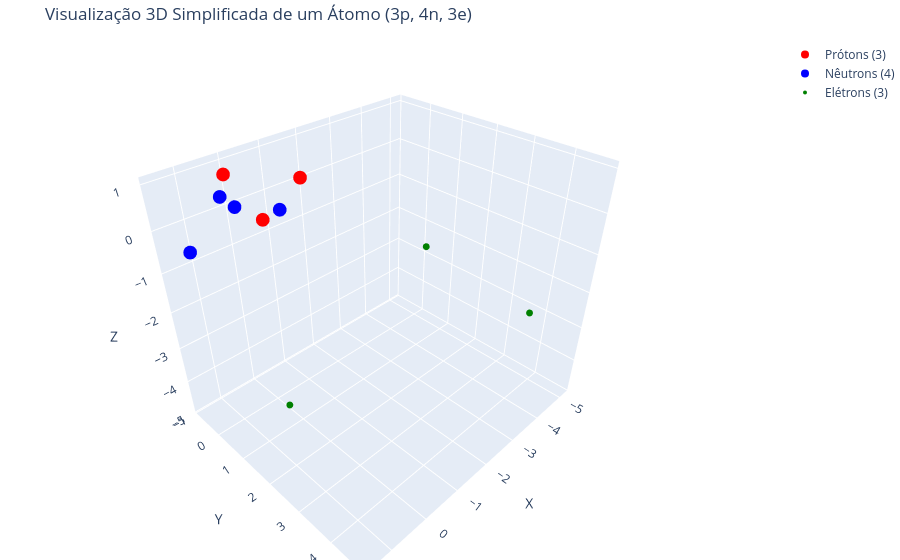

The notebook cell this image was saved under:
### Code cell
import plotly.graph_objects as go
import numpy as np

def visualizar_atomo_3d(num_protons, num_neutrons, num_eletrons):
    """
    Gera uma visualização 3D simplificada de um átomo com Plotly.

    Argumentos:
        num_protons (int): Número de prótons.
        num_neutrons (int): Número de nêutrons.
        num_eletrons (int): Número de elétrons.
    """

    # --- Parâmetros ---
    raio_nucleo = 0.5  # Quão 'espalhado' o núcleo é visualmente
    raio_eletrosfera = 5 # Quão 'espalhada' a eletrosfera é visualmente
    tamanho_particula_nucleo = 8
    tamanho_particula_eletron = 4

    # --- Gerar Posições ---
    # Núcleo (Prótons e Nêutrons próximos à origem 0,0,0)
    pos_protons = np.random.randn(num_protons, 3) * raio_nucleo
    pos_neutrons = np.random.randn(num_neutrons, 3) * raio_nucleo

    # Elétrons (dispersos em uma esfera maior, longe do núcleo)
    # Gera pontos aleatórios e os escala para fora
    # Usamos randn que gera pontos centrados em 0, multiplicamos por um raio maior
    pos_eletrons = np.random.randn(num_eletrons, 3)
    # Normaliza para ter pontos numa esfera unitária (aproximadamente) e escala
    normas = np.linalg.norm(pos_eletrons, axis=1, keepdims=True)
    pos_eletrons = pos_eletrons / normas * raio_eletrosfera * (0.8 + 0.4 * np.random.rand(num_eletrons, 1)) # Varia um pouco o raio

    # --- Criar Traces (Conjuntos de Dados para Plotly) ---
    trace_protons = go.Scatter3d(
        x=pos_protons[:, 0], y=pos_protons[:, 1], z=pos_protons[:, 2],
        mode='markers',
        marker=dict(color='red', size=tamanho_particula_nucleo, symbol='circle'),
        name=f'Prótons ({num_protons})'
    )

    trace_neutrons = go.Scatter3d(
        x=pos_neutrons[:, 0], y=pos_neutrons[:, 1], z=pos_neutrons[:, 2],
        mode='markers',
        marker=dict(color='blue', size=tamanho_particula_nucleo, symbol='circle'),
        name=f'Nêutrons ({num_neutrons})'
    )

    trace_eletrons = go.Scatter3d(
        x=pos_eletrons[:, 0], y=pos_eletrons[:, 1], z=pos_eletrons[:, 2],
        mode='markers',
        marker=dict(color='green', size=tamanho_particula_eletron, symbol='circle'),
        name=f'Elétrons ({num_eletrons})'
    )

    # --- Layout da Figura ---
    layout = go.Layout(
        title=f'Visualização 3D Simplificada de um Átomo ({num_protons}p, {num_neutrons}n, {num_eletrons}e)',
        scene=dict(
            xaxis_title='X',
            yaxis_title='Y',
            zaxis_title='Z',
            aspectmode='data' # Mantém a proporção dos eixos
        ),
        margin=dict(l=0, r=0, b=0, t=40) # Reduz margens
    )

    # --- Criar e Mostrar a Figura ---
    fig = go.Figure(data=[trace_protons, trace_neutrons, trace_eletrons], layout=layout)
    fig.show()

# --- Exemplo de Uso: Átomo de Lítio (3 prótons, 4 nêutrons, 3 elétrons) ---
num_protons = 3
num_neutrons = 4
num_eletrons = 3

visualizar_atomo_3d(num_protons, num_neutrons, num_eletrons)

# --- Exemplo de Uso: Átomo de Oxigênio (8 prótons, 8 nêutrons, 8 elétrons) ---
# num_protons = 8
# num_neutrons = 8
# num_eletrons = 8
# visualizar_atomo_3d(num_protons, num_neutrons, num_eletrons)

### Figure 1 — Plotly figure (JSON) as saved in the notebook; plotly's stock layout.template omitted (floating-point values rounded to 4 significant figures)
{"data": [{"marker": {"color": "red", "size": 8, "symbol": "circle"}, "mode": "markers", "name": "Prótons (3)", "type": "scatter3d", "x": [0.3129, -0.0239, -1.36], "y": [-0.3956, 0.2823, -0.152], "z": [0.9693, 0.1007, 0.4473]}, {"marker": {"color": "blue", "size": 8, "symbol": "circle"}, "mode": "markers", "name": "Nêutrons (4)", "type": "scatter3d", "x": [-0.09308, 0.2941, 1.513, -0.5078], "y": [-0.8519, -0.707, 0.0293, 0.2074], "z": [-0.04773, 0.3733, -0.1202, 0.1238]}, {"marker": {"color": "green", "size": 4, "symbol": "circle"}, "mode": "markers", "name": "Elétrons (3)", "type": "scatter3d", "x": [-5.146, 0.04244, -3.143], "y": [0.2315, 0.5514, 4.784], "z": [-2.671, -4.832, -1.505]}], "layout": {"margin": {"b": 0, "l": 0, "r": 0, "t": 40}, "scene": {"aspectmode": "data", "xaxis": {"title": {"text": "X"}}, "yaxis": {"title": {"text": "Y"}}, "zaxis": {"title": {"text": "Z"}}}, "title": {"text": "Visualização 3D Simplificada de um Átomo (3p, 4n, 3e)"}}}
